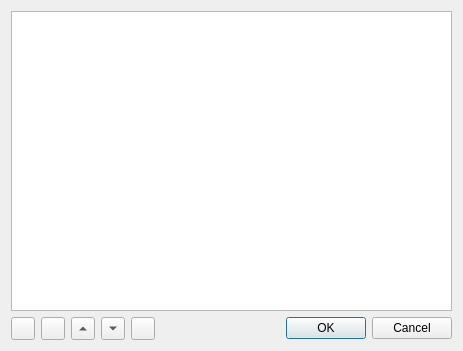
<?xml version="1.0" encoding="UTF-8"?>
<ui version="4.0">
 <class>ToolManager</class>
 <widget class="QDialog" name="ToolManager">
  <property name="geometry">
   <rect>
    <x>0</x>
    <y>0</y>
    <width>463</width>
    <height>351</height>
   </rect>
  </property>
  <property name="windowTitle">
   <string>Tool Manager</string>
  </property>
  <layout class="QVBoxLayout" name="verticalLayout">
   <item>
    <widget class="QTableView" name="itemsTableView">
     <property name="selectionBehavior">
      <enum>QAbstractItemView::SelectRows</enum>
     </property>
     <attribute name="horizontalHeaderStretchLastSection">
      <bool>true</bool>
     </attribute>
     <attribute name="verticalHeaderVisible">
      <bool>false</bool>
     </attribute>
    </widget>
   </item>
   <item>
    <layout class="QHBoxLayout" name="horizontalLayout">
     <item>
      <widget class="QToolButton" name="toolButton_add">
       <property name="sizePolicy">
        <sizepolicy hsizetype="Preferred" vsizetype="Fixed">
         <horstretch>0</horstretch>
         <verstretch>0</verstretch>
        </sizepolicy>
       </property>
       <property name="icon">
        <iconset resource="../resources/resources.qrc">
         <normaloff>:/images/actions/list-add.svg</normaloff>:/images/actions/list-add.svg</iconset>
       </property>
      </widget>
     </item>
     <item>
      <widget class="QToolButton" name="toolButton_del">
       <property name="sizePolicy">
        <sizepolicy hsizetype="Preferred" vsizetype="Fixed">
         <horstretch>0</horstretch>
         <verstretch>0</verstretch>
        </sizepolicy>
       </property>
       <property name="icon">
        <iconset resource="../resources/resources.qrc">
         <normaloff>:/images/actions/dialog-cancel.svg</normaloff>:/images/actions/dialog-cancel.svg</iconset>
       </property>
      </widget>
     </item>
     <item>
      <widget class="QToolButton" name="toolButton_itemUp">
       <property name="sizePolicy">
        <sizepolicy hsizetype="Preferred" vsizetype="Fixed">
         <horstretch>0</horstretch>
         <verstretch>0</verstretch>
        </sizepolicy>
       </property>
       <property name="arrowType">
        <enum>Qt::UpArrow</enum>
       </property>
      </widget>
     </item>
     <item>
      <widget class="QToolButton" name="toolButton_itemDown">
       <property name="sizePolicy">
        <sizepolicy hsizetype="Preferred" vsizetype="Fixed">
         <horstretch>0</horstretch>
         <verstretch>0</verstretch>
        </sizepolicy>
       </property>
       <property name="arrowType">
        <enum>Qt::DownArrow</enum>
       </property>
      </widget>
     </item>
     <item>
      <widget class="QToolButton" name="toolButton_fastHelp">
       <property name="sizePolicy">
        <sizepolicy hsizetype="Preferred" vsizetype="Fixed">
         <horstretch>0</horstretch>
         <verstretch>0</verstretch>
        </sizepolicy>
       </property>
       <property name="icon">
        <iconset resource="../resources/resources.qrc">
         <normaloff>:/images/help-about.svg</normaloff>:/images/help-about.svg</iconset>
       </property>
      </widget>
     </item>
     <item>
      <spacer name="horizontalSpacer">
       <property name="orientation">
        <enum>Qt::Horizontal</enum>
       </property>
       <property name="sizeHint" stdset="0">
        <size>
         <width>40</width>
         <height>20</height>
        </size>
       </property>
      </spacer>
     </item>
     <item>
      <widget class="QDialogButtonBox" name="buttonBox">
       <property name="orientation">
        <enum>Qt::Horizontal</enum>
       </property>
       <property name="standardButtons">
        <set>QDialogButtonBox::Cancel|QDialogButtonBox::Ok</set>
       </property>
      </widget>
     </item>
    </layout>
   </item>
  </layout>
 </widget>
 <resources>
  <include location="../resources/resources.qrc"/>
 </resources>
 <connections>
  <connection>
   <sender>buttonBox</sender>
   <signal>accepted()</signal>
   <receiver>ToolManager</receiver>
   <slot>accept()</slot>
   <hints>
    <hint type="sourcelabel">
     <x>248</x>
     <y>254</y>
    </hint>
    <hint type="destinationlabel">
     <x>157</x>
     <y>274</y>
    </hint>
   </hints>
  </connection>
  <connection>
   <sender>buttonBox</sender>
   <signal>rejected()</signal>
   <receiver>ToolManager</receiver>
   <slot>reject()</slot>
   <hints>
    <hint type="sourcelabel">
     <x>316</x>
     <y>260</y>
    </hint>
    <hint type="destinationlabel">
     <x>286</x>
     <y>274</y>
    </hint>
   </hints>
  </connection>
 </connections>
</ui>
